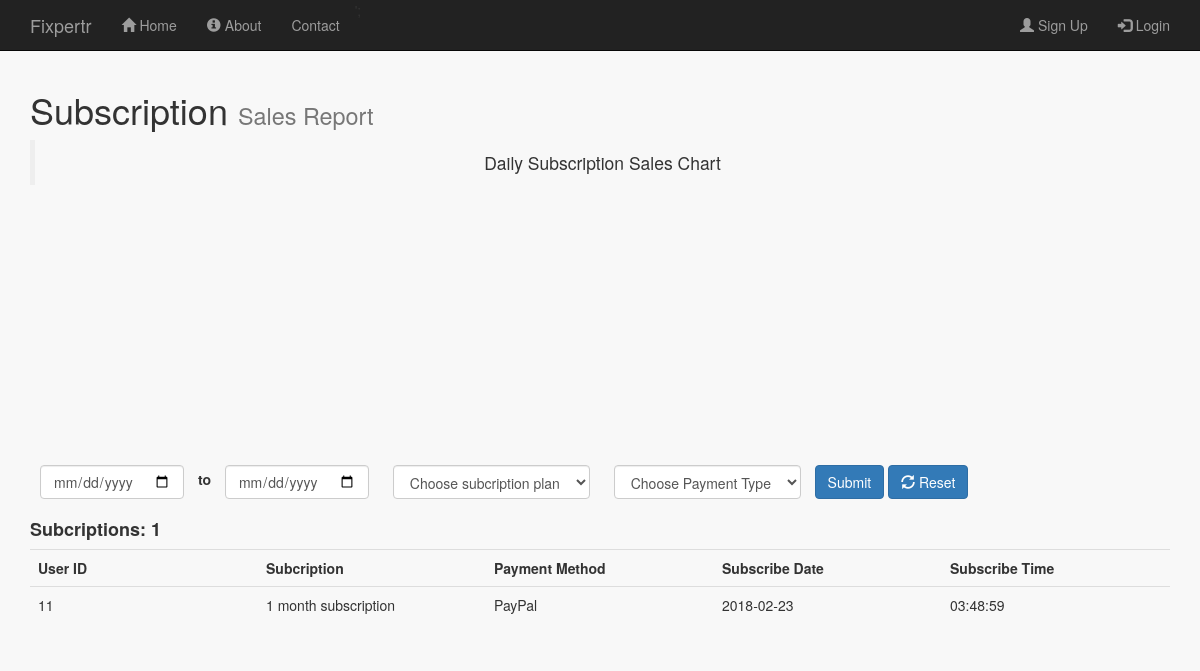
Before: /public/subscription_report.php with the older database file.
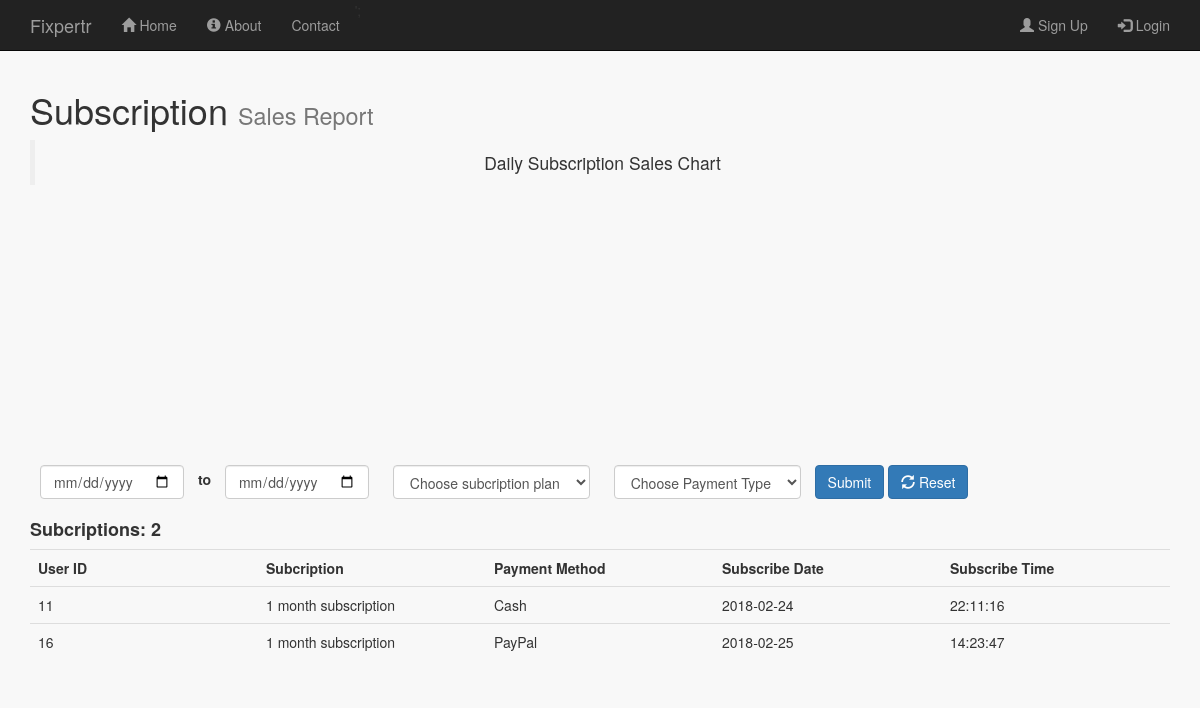
After: the same page with the newer database file.
### tables this page shows
CREATE TABLE IF NOT EXISTS `subscriptions` (
  `subscription_id` int(11) NOT NULL AUTO_INCREMENT,
  `user_id` int(11) NOT NULL,
  `sub_type_id` int(11) NOT NULL,
  `method` varchar(256) NOT NULL,
  `subscribe_date` date NOT NULL,
  `subscribe_time` time NOT NULL,
  PRIMARY KEY (`subscription_id`),
  KEY `user_id` (`user_id`),
  KEY `sub_type_id` (`sub_type_id`)
);

CREATE TABLE IF NOT EXISTS `subscription_types` (
  `sub_type_id` int(11) NOT NULL AUTO_INCREMENT,
  `sub_type` varchar(256) NOT NULL,
  `sub_cost` decimal(13,2) NOT NULL,
  `sub_duration` int(11) NOT NULL,
  PRIMARY KEY (`sub_type_id`)
);

### public/subscription_report.php (the view, shortened to what this page needs)
<?php
    include_once '../includes/db_connection.php';
    $date_start = '';
    $date_end = '';
        $results = mysqli_query($connection, "SELECT * FROM subscriptions,subscription_types WHERE subscriptions.sub_type_id = subscription_types.sub_type_id");
        $count_results = mysqli_query($connection,"SELECT COUNT(*) as count FROM subscriptions ") or die(mysqli_error($connection));
         $record = mysqli_fetch_array($count_results);
         $count = $record['count'];
?>
<!doctype html>
<html lang="en">
  <head>
    <link rel="stylesheet" type="text/css" href="stylesheets/bootstrap.min.css">
    <link rel="stylesheet" type="text/css" href="stylesheets/mystyles.css">
     <link rel="stylesheet" href="//cdnjs.cloudflare.com/ajax/libs/morris.js/0.5.1/morris.css">
  </head>
  <body id="subscription_report">
  <?php include '../includes/layouts/admin_header.php';?>
      <div class=" content container">
       <h1>Subscription <small>Sales Report</small></h1>
       <blockquote class="text-center">Daily Subscription Sales Chart</blockquote>
         <div class="row">
        <div class="col-sm-12">
        <div class="">
               <div id="chart" style="height: 250px;"></div>
        </div>
        </div>
      </div>
        <div class="row">
         <form action="subscription_report.php" class="form-inline" method="POST">
         <div class="col-sm-12">
          <div class="form-group">
            <input type="date" name="date_start" class="form-control" style="margin: 10px;" value="<?php echo $date_start;?>">
            <label> <p>to</p> </label>
             <input type="date" name="date_end" class="form-control" style="margin: 10px;" value="<?php echo $date_end;?>">
              <select name="sub_type" id="sub_type" class="form-control" style="margin:10px;">
                <option value="0">Choose subcription plan</option>
                </select>
                 <select name="method_type" id="method_type" class="form-control" style="margin:10px;">
                <option value="">Choose Payment Type</option>
                </select>
               <button type="submit" name="submit" class="btn btn-primary">Submit</button>
                <button type="submit" name="reset" class="btn btn-primary"><span class="glyphicon glyphicon-refresh"></span> Reset</button>
          </div>
         </div>
           </form>
        </div>
       <div class="row">
         <div class="col-sm-12">
              <h4><strong>Subcriptions: <?php echo $count; ?></strong></h4>
              <div class="table-responsive">
              <table class="table">
                <tr>
                      <th width="10%"> User ID</th>
                    <th width="10%"> Subcription</th>
                  <th width="10%">Payment Method</th>
                  <th width="10%">Subscribe Date</th>
                  <th width="10%">Subscribe Time</th>
                </tr>
                 <?php while ($row = mysqli_fetch_array($results)) { ?>
                  <tr>
                      <td><?php echo $row['user_id']; ?></td>
                      <td><?php echo $row['sub_type']; ?></td>
                      <td><?php echo $row['method']; ?></td>
                      <td><?php echo $row['subscribe_date']; ?></td>
                      <td><?php echo $row['subscribe_time']; ?></td>
                  </tr>
                  <?php } ?>
              </table>
            </div>
           </div>
       </div>
      </div>
    <?php include '../includes/layouts/footer.php';?>

### includes/layouts/admin_header.php (shortened to what this page needs)
<nav class="navbar navbar-inverse navbar-fixed-top">
  <div class="container">
    <div class="navbar-header">
      <a class="navbar-brand" href="#">Fixpertr</a>
    </div>
    <div class="collapse navbar-collapse" id="collapsemenu">
      <?php if (isset($_SESSION['a_id'])) { ?>
      <ul class="nav navbar-nav">
      <li ><a href="admin.php"><span class="glyphicon glyphicon-user"></span> My Profile</a></li>
      <li class="dropdown">
        <a class="dropdown-toggle" data-toggle="dropdown" href="#"><span class="glyphicon glyphicon-wrench"></span> Manage
              <span class="caret"></span></a>
              <ul class="dropdown-menu">
                  <li><a href="admins.php"><span class="glyphicon glyphicon-wrench"></span> Admins</a></li>
                  <li><a href="users_admin.php"><span class="glyphicon glyphicon-wrench"></span> Users</a></li>
                  <li><a href="shops_admin.php"><span class="glyphicon glyphicon-wrench"></span> Shops</a></li>
                  <li><a href="services_admin.php"><span class="glyphicon glyphicon-wrench"></span> Services</a></li>
                  <li><a href="shop_categories_admin.php"><span class="glyphicon glyphicon-wrench"></span> Shop Categories</a></li>
                  <li><a href="subscriptions_admin.php"><span class="glyphicon glyphicon-wrench"></span> Subscriptions</a></li>
              </ul>
      </li>
         <li class="dropdown">
        <a class="dropdown-toggle" data-toggle="dropdown" href="#"><span class="glyphicon glyphicon-stats"></span> Reports
              <span class="caret"></span></a>
              <ul class="dropdown-menu">
                  <li><a href="admin_report.php"><span class="glyphicon glyphicon-stats"></span> Admin Report</a></li>
                  <li><a href="user_report.php"><span class="glyphicon glyphicon-stats"></span> User Report</a></li>
                  <li><a href="shop_report.php"><span class="glyphicon glyphicon-stats"></span> Shop Report</a></li>
                  <li><a href="subscription_report.php"><span class="glyphicon glyphicon-stats"></span> Subscription Report</a></li>
              </ul>
      </li>
      </ul>
       <ul class="nav navbar-nav navbar-right">
            <li class = "navbar-text">Welcome, <?php echo $_SESSION['a_uid']; ?> </li>
            <li>
              <form class="navbar-form" action="../includes/logout.inc.php" method="post">
                <button type="submit" name="submit" class="btn btn-primary"><span class="glyphicon glyphicon-log-out"></span> Logout</button>
              </form>
            </li>
      </ul>
    <?php } else { ?>
    <ul class="nav navbar-nav">
      <li ><a href="index.php"><span class="glyphicon glyphicon-home"></span> Home</a></li>
      <li><a href="about.php"><span class="glyphicon glyphicon-info-sign"></span> About</a></li>
      <li><a href="contact.php">Contact</a></li>';
    </ul>
    <ul class="nav navbar-nav navbar-right">
      <li><a href="signup.php" ><span class="glyphicon glyphicon-user"></span> Sign Up</a> </li>
      <li><a href="login.php"  ><span class="glyphicon glyphicon-log-in"></span> Login</a> </li>
     </ul>
    <?php } ?>
    </div>
  </div>
</nav>

### includes/layouts/footer.php (shortened to what this page needs)
  </body>
</html>

### public/stylesheets/mystyles.css (style rules this page uses)
.content { padding-top: 70px; }
body { background-color: #f8f8f8; }

Changed rows visible on the page:
removed subscriptions: user "11", sub_type.sub_type "1 month subscription", method "PayPal", subscribe_date "2018-02-23", subscribe_time "03:48:59"
added subscriptions: user "11", sub_type.sub_type "1 month subscription", method "Cash", subscribe_date "2018-02-24", subscribe_time "22:11:16"
added subscriptions: user "16", sub_type.sub_type "1 month subscription", method "PayPal", subscribe_date "2018-02-25", subscribe_time "14:23:47"
Other visible differences:
$count: "1" → "2"
